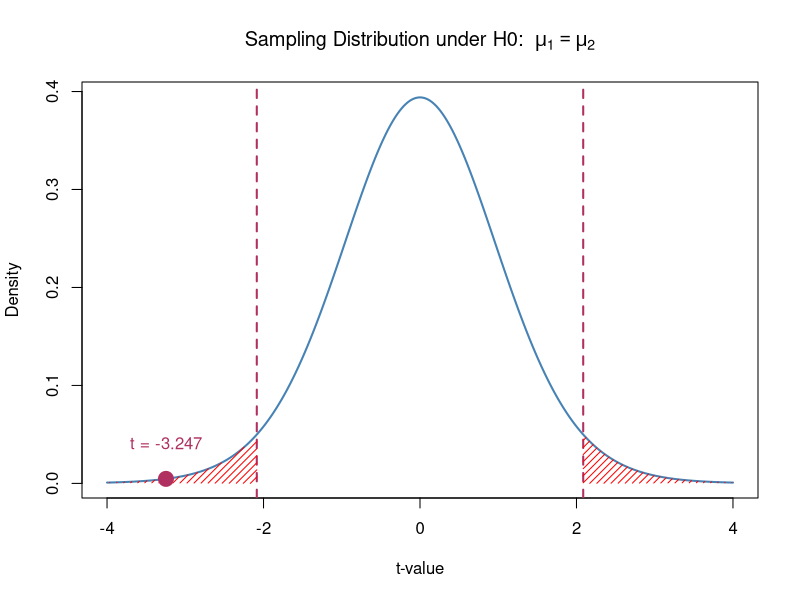

R code for this plot:
## ---- chunk 1
library(tidyverse)
## ---- chunk 2
data <- read_csv("precipitaion_risk_data.csv")
glimpse(data, 60)
## ---- chunk 3
data |> 
  mutate(group_province = ifelse(province == "กรุงเทพมหานคร", "Bkk","Other")) |> 
  with(t.test(risk_index ~ group_province,
       alternative = c("two.sided"), ## type of hypothesis
       var.equal = FALSE)) ## Choose Welch's t-test
## ---- chunk 4
# กำหนดค่าพื้นฐาน
alpha <- 0.05  # ระดับนัยสำคัญ
df <- 20  # Degrees of Freedom (ปรับตามจำนวนตัวอย่างของคุณ)
t_crit <- qt(1 - alpha / 2, df)  # ค่าคงที่ t ที่ระดับนัยสำคัญ

# สร้างช่วงของค่า t สำหรับการแจกแจง
t_values <- seq(-4, 4, length = 1000)
density_values <- dt(t_values, df)

# วาด sampling distribution ภายใต้ H0
plot(t_values, density_values, type = "l", lwd = 2, col = "steelblue",
     xlab = "t-value", ylab = "Density", 
     main = expression("Sampling Distribution under H0: " ~ mu[1] == mu[2]))

# แสดง critical region
abline(v = c(-t_crit, t_crit), col = "maroon", lwd = 2, lty = 2)  # เส้น critical values

# พื้นที่ critical region
polygon(c(t_values[t_values >= t_crit], t_crit), 
        c(density_values[t_values >= t_crit], 0), 
        col = "red", border = NA, density = 20)
polygon(c(t_values[t_values <= -t_crit], -t_crit), 
        c(density_values[t_values <= -t_crit], 0), 
        col = "red", border = NA, density = 20)

# เพิ่มค่า t-statistic จากข้อมูลจริง (สมมติค่า t_obs = 2)
t_obs <- -3.247
points(t_obs, dt(t_obs, df), col = "maroon", pch = 19, cex = 2)  # แสดงจุด t-statistic ของข้อมูลจริง
text(t_obs, dt(t_obs, df) + 0.02, labels = paste("t =", t_obs), col = "maroon", pos = 3)
## ---- chunk 5
data |> 
  filter(province == "นครสวรรค์",
          year %in% c(2017,2019)) |>
  select(school_code1, year, risk_index) |> 
  pivot_wider(names_from = "year", values_from = "risk_index", names_prefix = "year_") |> 
  drop_na() |> 
  with(t.test(x = year_2019, y = year_2017,
             paired = T,
             alternative = "less"))
